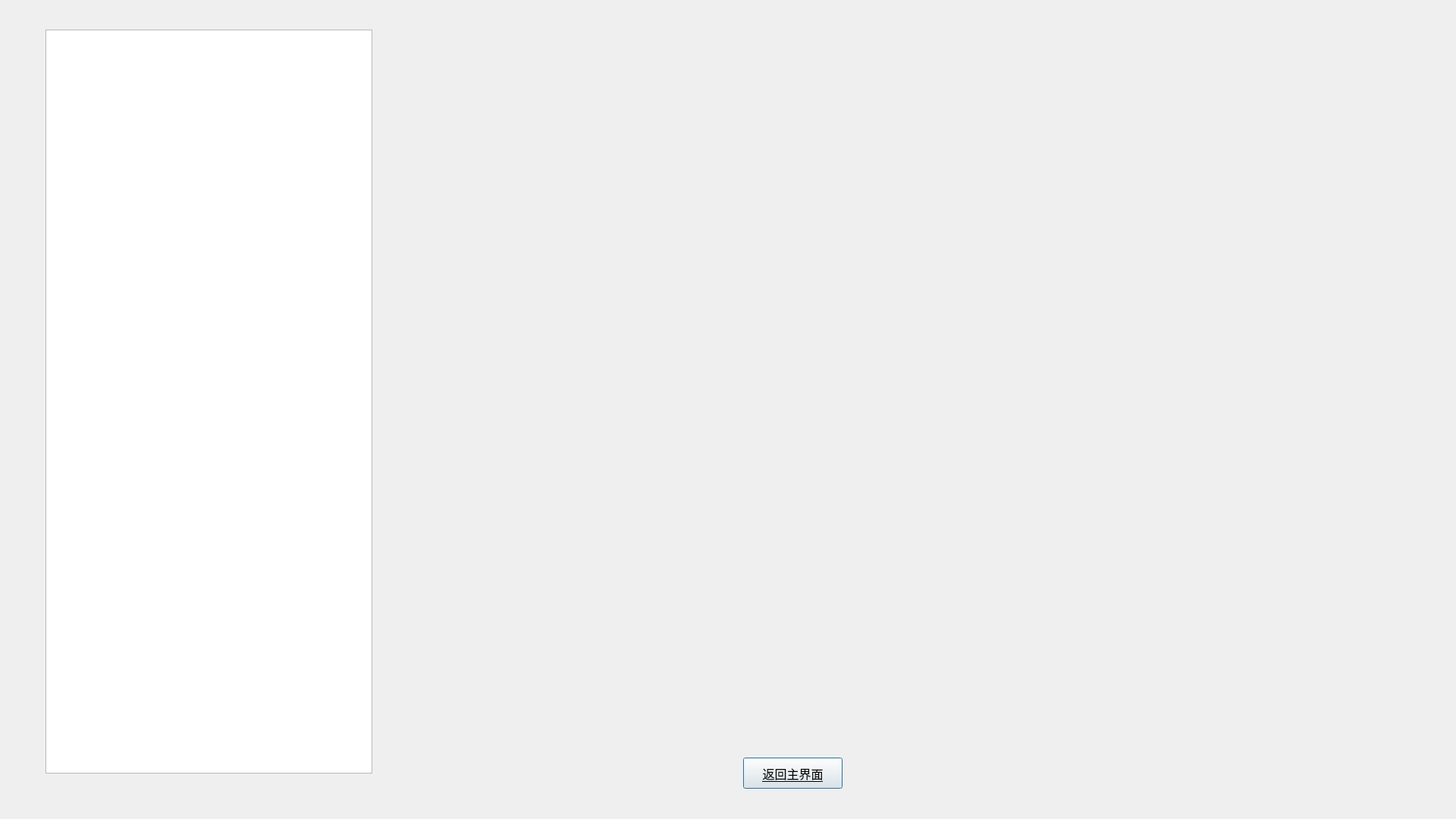
<?xml version="1.0" encoding="UTF-8"?>
<ui version="4.0">
 <class>tasksPublished</class>
 <widget class="QDialog" name="tasksPublished">
  <property name="geometry">
   <rect>
    <x>0</x>
    <y>0</y>
    <width>1920</width>
    <height>1080</height>
   </rect>
  </property>
  <property name="windowTitle">
   <string>Dialog</string>
  </property>
  <property name="styleSheet">
   <string notr="true">#frame{border-image: url(:/background/taskspublished.png);
border-top-left-radius:15px;border-top-right-radius:15px;border-bottom-left-radius:15px;border-bottom-right-radius:15px;}</string>
  </property>
  <widget class="QFrame" name="frame">
   <property name="geometry">
    <rect>
     <x>0</x>
     <y>-1</y>
     <width>1921</width>
     <height>1081</height>
    </rect>
   </property>
   <property name="frameShape">
    <enum>QFrame::StyledPanel</enum>
   </property>
   <property name="frameShadow">
    <enum>QFrame::Raised</enum>
   </property>
   <widget class="QListWidget" name="listWidget">
    <property name="geometry">
     <rect>
      <x>60</x>
      <y>40</y>
      <width>431</width>
      <height>981</height>
     </rect>
    </property>
   </widget>
   <widget class="QStackedWidget" name="stackedWidget">
    <property name="geometry">
     <rect>
      <x>590</x>
      <y>50</y>
      <width>911</width>
      <height>901</height>
     </rect>
    </property>
    <property name="font">
     <font>
      <underline>false</underline>
     </font>
    </property>
   </widget>
   <widget class="QPushButton" name="Main">
    <property name="geometry">
     <rect>
      <x>980</x>
      <y>1000</y>
      <width>131</width>
      <height>41</height>
     </rect>
    </property>
    <property name="font">
     <font>
      <family>等线</family>
      <pointsize>12</pointsize>
      <underline>true</underline>
     </font>
    </property>
    <property name="text">
     <string>返回主界面</string>
    </property>
   </widget>
  </widget>
 </widget>
 <resources/>
 <connections/>
</ui>
